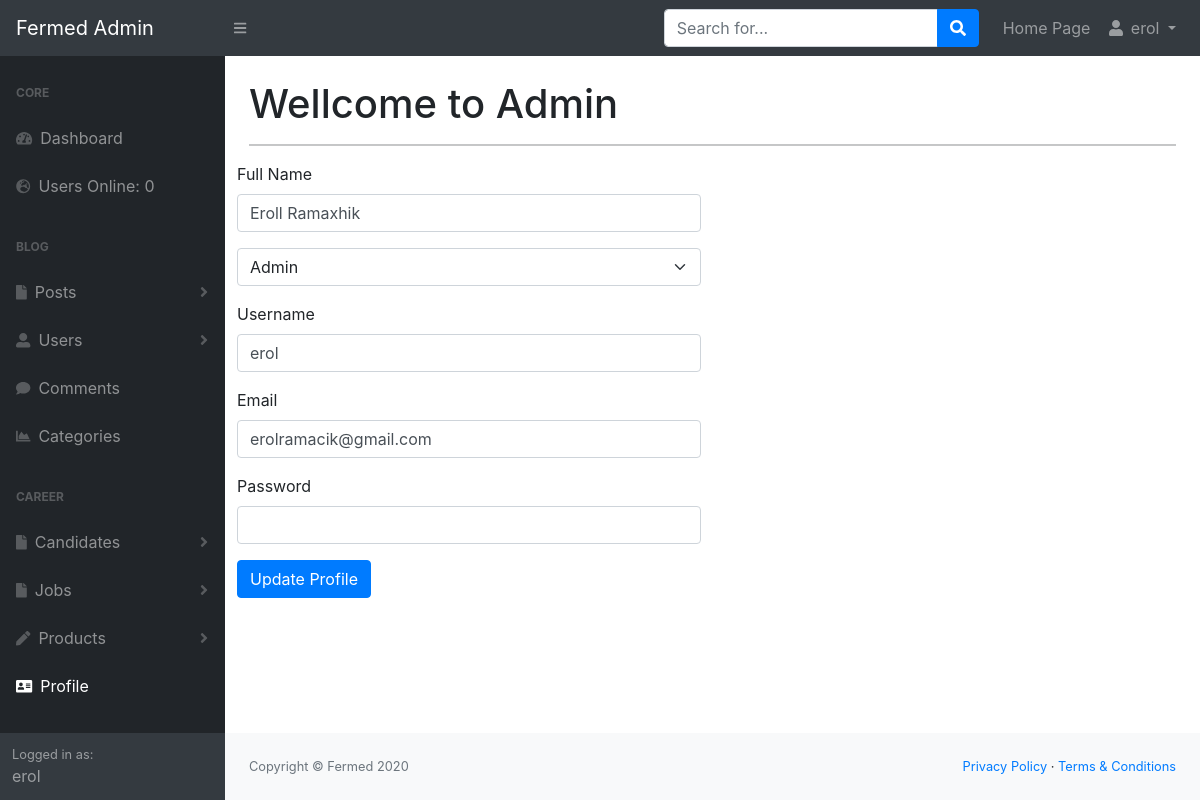
Page /admin/profile.php (signed in) on the committed database.
### tables this page shows
CREATE TABLE `users` (
  `user_id` int(4) NOT NULL,
  `user_name` varchar(255) NOT NULL,
  `user_password` varchar(255) NOT NULL,
  `user_fullname` varchar(255) NOT NULL,
  `user_email` varchar(255) NOT NULL,
  `user_image` text NOT NULL,
  `user_role` varchar(255) NOT NULL,
  `user_token` text NOT NULL
);

### admin/profile.php (the view, shortened to what this page needs)
<?php include "includes/admin_header.php"; ?>
<?php include"includes/admin_navigation.php";  ?>
<?php
if(isset($_SESSION['user_name'])){
    $user_name= $_SESSION['user_name'];
    $query = "SELECT * FROM users WHERE user_name='{$user_name}'";
    $user_profile_query = mysqli_query($connection,$query);
    $row=mysqli_fetch_array($user_profile_query);
    $user_name=$row['user_name'];
    $user_fullname=$row['user_fullname'];
    $user_email=$row['user_email'];
    $user_role=$row['user_role'];
}
?>
<div id="layoutSidenav_content">
    <main>
        <div class="container-fluid">
            <h1 class="mt-4">Wellcome to Admin</h1>
            <hr>
        </div>
        <div class="col-sm-6">
    <form action="" method="post" enctype="multipart/form-data">
        <div class="form-group">
            <label for="fullname">Full Name</label>
            <input type="text" class="form-control" name="user_fullname" id="fullname" value="<?php echo $user_fullname; ?>">
        </div>
        <div class="form-group">
            <select class="form-select" name="user_role" id="">
              <option value="<?php echo $user_role;?>"><?php echo $user_role;?></option>
            </select>
        </div>
        <div class="form-group">
            <label for="username">Username</label>
            <input type="text" class="form-control" name="user_name" id="username" value="<?php echo $user_name; ?>">
        </div>
        <div class="form-group">
            <label for="email">Email</label>
            <input type="text" class="form-control" name="user_email" id="email" value="<?php echo $user_email; ?>">
        </div>
        <div class="form-group">
            <label for="password" class="label" >Password</label>
            <input type="password" class="form-control"  name="user_password" id="password" value="">
        </div>
        <div class="form-group">
            <input type="submit" class="btn btn-primary" name="update_profile" value="Update Profile">
        </div>
    </form>
</div>
    </main>
    <?php
    include "includes/admin_footer.php";
    ?>

### rows in the picture
users: user_fullname "Eroll Ramaxhik", user_role "Admin", user_name "erol", user_email "erolramacik@gmail.com"

### other values in the picture
$_SESSION['user_name'] "erol"
users_online() "0"
